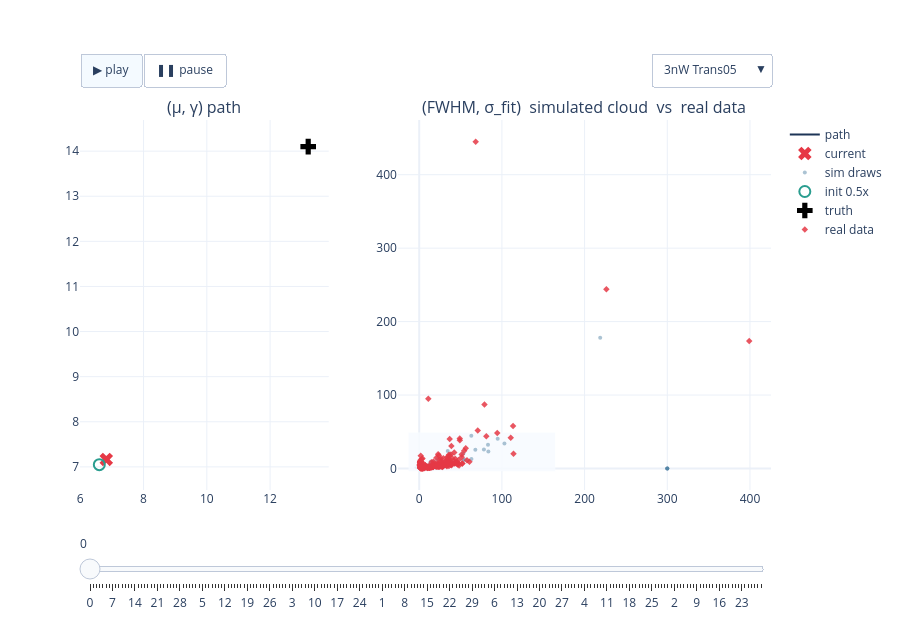

The cell this chart's notebook holds for it:
### Code cell
# FIG 1b — 3nW interactive: path + cloud, experiment dropdown + play/slider   (22a verbatim)
fig_3nW = build_power_figure(RESULTS, '3nW')
if fig_3nW is not None:
    _h = os.path.join(REPO_ROOT, 'notebooks', '24_realdata_accuracy', '24c-fig1b-3nW-paths-clouds.html')
    fig_3nW.write_html(_h, include_plotlyjs='cdn', config=CONFIG_PLOT)
    print('wrote', _h, f'({os.path.getsize(_h)/1e6:.1f} MB)')
    fig_3nW.show(config=CONFIG_PLOT)
